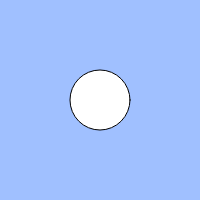
Frame 1 (no input)
Frame 60 (no input): identical to frame 1, image omitted
Frame 120 (the mouse pressed at the canvas centre since frame 60): identical to frame 1, image omitted

The p5.js sketch that drew this single still picture (run headless with seeded random() and noise() and a simulated clock; from frame 60 on, the mouse is pressed at the canvas centre):

// p5.js sketch
// ── sketch.js
// 練習問題「心臓の鼓動のように大きくなったり小さくなったりする円」
let count;
let cycle;

function setup(){
  createCanvas(200, 200);
  count = 0;
  cycle = 120;
}

function draw(){
  background(160, 192, 255);
  count = (count + 1) % cycle;
  // BLANK[1]
  if(keyIsDown(SHIFT)){
    if (count < 20 || count > 40 && count < 60 || count > 80 && count < 100) size = 40;
    else size = 60;
  }
  else{
    if (count > 60) size = 40;
    else size = 60;
  }
  ellipse(width / 2, height / 2, size);
}
